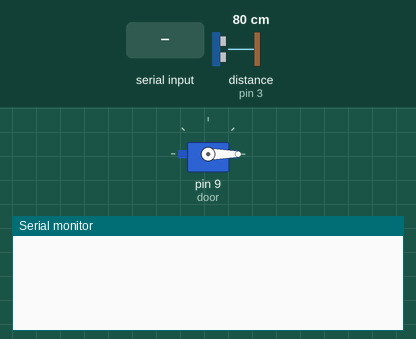
Bench run of a sketch on a simulated Arduino Uno, built with avr-gcc and run on an emulated ATmega328P. Shown: servo, the last lines printed to the serial monitor. Wiring (inferred from the names in the program): ultrasonic range finder: trigger pin 2; echo pin 3. The test bench sets the inputs (shaded band); at power-on: distance to the obstacle (sensor on pin 3) 80 cm. The echo pulse lasts 58.3 µs per cm.

Above: at 1.2 s.
1.3 s: distance to the obstacle (sensor on pin 3) set to 2 cm
At 1.8 s:
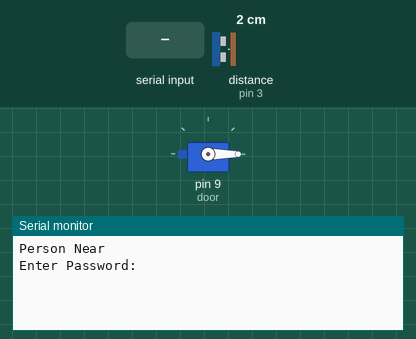
2.8 s: "1\n" received over Serial
At 3.6 s:
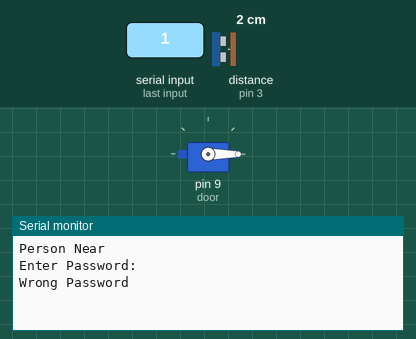

The sketch:

Smart_Door.ino
```cpp
#include <Servo.h>

Servo door;

const int trigPin = 2;
const int echoPin = 3;

String password = "1234";

void setup() {
  Serial.begin(9600);
  door.attach(9);

  pinMode(trigPin, OUTPUT);
  pinMode(echoPin, INPUT);

  door.write(0); // closed
}

void loop() {

  digitalWrite(trigPin, LOW);
  delayMicroseconds(2);

  digitalWrite(trigPin, HIGH);
  delayMicroseconds(10);
  digitalWrite(trigPin, LOW);

  long duration = pulseIn(echoPin, HIGH);
  int distance = duration * 0.034 / 2;

  if(distance < 20) {

    Serial.println("Person Near");
    Serial.println("Enter Password:");

    while(!Serial.available());

    String input = Serial.readStringUntil('\n');
    input.trim();

    if(input == password) {

      Serial.println("Access Granted");
      door.write(90);

      delay(5000);

      door.write(0);
    }
    else {
      Serial.println("Wrong Password");
    }

    delay(1000);
  }
}
```

Measured:
- after the input at 1.3 s, the serial monitor: prints a new line at once (image 1)
- after the input at 2.8 s, the serial monitor: prints a new line at once (image 2)
